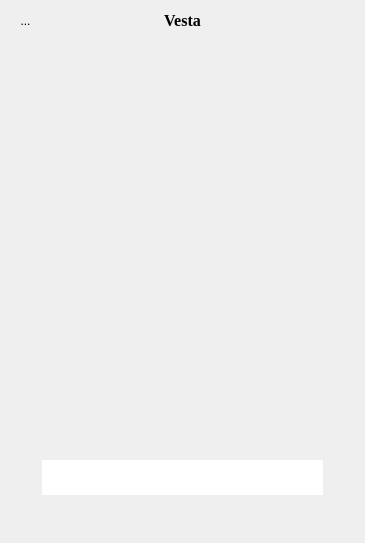
<?xml version="1.0" encoding="UTF-8"?>
<ui version="4.0">
 <class>Dialog</class>
 <widget class="QDialog" name="Dialog">
  <property name="geometry">
   <rect>
    <x>0</x>
    <y>0</y>
    <width>365</width>
    <height>543</height>
   </rect>
  </property>
  <property name="windowTitle">
   <string>Vesta</string>
  </property>
  <property name="windowIcon">
   <iconset>
    <normaloff>../사진 및 그림/icon.png</normaloff>../사진 및 그림/icon.png</iconset>
  </property>
  <property name="styleSheet">
   <string notr="true"/>
  </property>
  <widget class="QLabel" name="program_name">
   <property name="geometry">
    <rect>
     <x>127</x>
     <y>5</y>
     <width>111</width>
     <height>31</height>
    </rect>
   </property>
   <property name="font">
    <font>
     <family>Georgia</family>
     <pointsize>12</pointsize>
     <weight>75</weight>
     <bold>true</bold>
    </font>
   </property>
   <property name="styleSheet">
    <string notr="true">background: transparent; border: none;</string>
   </property>
   <property name="text">
    <string>Vesta</string>
   </property>
   <property name="alignment">
    <set>Qt::AlignCenter</set>
   </property>
  </widget>
  <widget class="QToolButton" name="toolButton">
   <property name="geometry">
    <rect>
     <x>5</x>
     <y>5</y>
     <width>41</width>
     <height>31</height>
    </rect>
   </property>
   <property name="styleSheet">
    <string notr="true">background: transparent; border: none;</string>
   </property>
   <property name="text">
    <string>...</string>
   </property>
  </widget>
  <widget class="QLabel" name="loopAni_label">
   <property name="geometry">
    <rect>
     <x>145</x>
     <y>325</y>
     <width>75</width>
     <height>75</height>
    </rect>
   </property>
   <property name="styleSheet">
    <string notr="true">border-radius: 50px;
border: none;</string>
   </property>
   <property name="text">
    <string/>
   </property>
  </widget>
  <widget class="QPushButton" name="hidden_mic_btn">
   <property name="geometry">
    <rect>
     <x>142</x>
     <y>321</y>
     <width>81</width>
     <height>80</height>
    </rect>
   </property>
   <property name="styleSheet">
    <string notr="true">background: transparent; /* 배경 투명 */
border-radius: 50px;</string>
   </property>
   <property name="text">
    <string/>
   </property>
   <property name="default">
    <bool>false</bool>
   </property>
  </widget>
  <widget class="QLabel" name="text_label">
   <property name="geometry">
    <rect>
     <x>-38</x>
     <y>360</y>
     <width>441</width>
     <height>791</height>
    </rect>
   </property>
   <property name="styleSheet">
    <string notr="true">border-radius: 200px 200px 0 0;
padding: 10px;</string>
   </property>
   <property name="text">
    <string/>
   </property>
  </widget>
  <widget class="QTextEdit" name="textEdit">
   <property name="geometry">
    <rect>
     <x>32</x>
     <y>450</y>
     <width>301</width>
     <height>55</height>
    </rect>
   </property>
   <property name="font">
    <font>
     <family>Arial</family>
     <pointsize>12</pointsize>
    </font>
   </property>
   <property name="styleSheet">
    <string notr="true">QTextEdit {
    border-radius: 25px; /* 둥근 모서리 */
    padding: 10px; /* 안쪽 여백 */
    margin: 0px;
}

QScrollBar:vertical {
    border: none;
    background: #e6e6e6; /* 스크롤바 배경 */
    width: 12px; /* 스크롤바 너비 */
    margin: 0px; /* 스크롤바가 위아래로 딱 붙게 설정 */
    border-radius: 6px; /* 둥근 모서리 */
}

QScrollBar::handle:vertical {
    background: #cccccc; /* 핸들 색상 */
    min-height: 20px; /* 핸들의 최소 높이 */
    border-radius: 6px; /* 둥근 모서리 */
}

QScrollBar::handle:vertical:hover {
    background: #b3b3b3; /* 핸들 호버 시 색상 */
}

QScrollBar::handle:vertical:pressed {
    background: #999999; /* 핸들 클릭 시 색상 */
}

QScrollBar::sub-line:vertical,
QScrollBar::add-line:vertical {
    border: none;
    background: none; /* 화살표 버튼 숨기기 */
    height: 0px; /* 높이를 0으로 설정 */
}

QScrollBar::add-page:vertical, 
QScrollBar::sub-page:vertical {
    background: none; /* 핸들 아래와 위 영역 제거 */
}</string>
   </property>
   <property name="sizeAdjustPolicy">
    <enum>QAbstractScrollArea::AdjustToContents</enum>
   </property>
   <property name="html">
    <string>&lt;!DOCTYPE HTML PUBLIC &quot;-//W3C//DTD HTML 4.0//EN&quot; &quot;http://www.w3.org/TR/REC-html40/strict.dtd&quot;&gt;
&lt;html&gt;&lt;head&gt;&lt;meta name=&quot;qrichtext&quot; content=&quot;1&quot; /&gt;&lt;style type=&quot;text/css&quot;&gt;
p, li { white-space: pre-wrap; }
&lt;/style&gt;&lt;/head&gt;&lt;body style=&quot; font-family:'Arial'; font-size:12pt; font-weight:400; font-style:normal;&quot;&gt;
&lt;p style=&quot;-qt-paragraph-type:empty; margin-top:0px; margin-bottom:0px; margin-left:0px; margin-right:0px; -qt-block-indent:0; text-indent:0px;&quot;&gt;&lt;br /&gt;&lt;/p&gt;&lt;/body&gt;&lt;/html&gt;</string>
   </property>
  </widget>
  <widget class="QTextEdit" name="textEdit_2">
   <property name="geometry">
    <rect>
     <x>32</x>
     <y>552</y>
     <width>301</width>
     <height>55</height>
    </rect>
   </property>
   <property name="font">
    <font>
     <family>Arial</family>
     <pointsize>12</pointsize>
    </font>
   </property>
   <property name="styleSheet">
    <string notr="true">QTextEdit {
    border-radius: 25px; /* 둥근 모서리 */
    padding: 5px; /* 안쪽 여백 */
    margin: 0px;
}

QScrollBar:vertical {
    border: none;
    background: #e6e6e6; /* 스크롤바 배경 */
    width: 12px; /* 스크롤바 너비 */
    margin: 0px; /* 스크롤바가 위아래로 딱 붙게 설정 */
    border-radius: 6px; /* 둥근 모서리 */
}

QScrollBar::handle:vertical {
    background: #cccccc; /* 핸들 색상 */
    min-height: 20px; /* 핸들의 최소 높이 */
    border-radius: 6px; /* 둥근 모서리 */
}

QScrollBar::handle:vertical:hover {
    background: #b3b3b3; /* 핸들 호버 시 색상 */
}

QScrollBar::handle:vertical:pressed {
    background: #999999; /* 핸들 클릭 시 색상 */
}

QScrollBar::sub-line:vertical,
QScrollBar::add-line:vertical {
    border: none;
    background: none; /* 화살표 버튼 숨기기 */
    height: 0px; /* 높이를 0으로 설정 */
}

QScrollBar::add-page:vertical, 
QScrollBar::sub-page:vertical {
    background: none; /* 핸들 아래와 위 영역 제거 */
}</string>
   </property>
   <property name="html">
    <string>&lt;!DOCTYPE HTML PUBLIC &quot;-//W3C//DTD HTML 4.0//EN&quot; &quot;http://www.w3.org/TR/REC-html40/strict.dtd&quot;&gt;
&lt;html&gt;&lt;head&gt;&lt;meta name=&quot;qrichtext&quot; content=&quot;1&quot; /&gt;&lt;style type=&quot;text/css&quot;&gt;
p, li { white-space: pre-wrap; }
&lt;/style&gt;&lt;/head&gt;&lt;body style=&quot; font-family:'Arial'; font-size:12pt; font-weight:400; font-style:normal;&quot;&gt;
&lt;p style=&quot;-qt-paragraph-type:empty; margin-top:0px; margin-bottom:0px; margin-left:0px; margin-right:0px; -qt-block-indent:0; text-indent:0px;&quot;&gt;&lt;br /&gt;&lt;/p&gt;&lt;/body&gt;&lt;/html&gt;</string>
   </property>
  </widget>
  <widget class="QTextEdit" name="textEdit_3">
   <property name="geometry">
    <rect>
     <x>32</x>
     <y>654</y>
     <width>301</width>
     <height>262</height>
    </rect>
   </property>
   <property name="font">
    <font>
     <family>Arial</family>
     <pointsize>12</pointsize>
    </font>
   </property>
   <property name="styleSheet">
    <string notr="true">QTextEdit {
    border-radius: 25px; /* 둥근 모서리 */
    padding: 5px; /* 안쪽 여백 */
    margin: 0px;
}

QScrollBar:vertical {
    border: none;
    background: #e6e6e6; /* 스크롤바 배경 */
    width: 12px; /* 스크롤바 너비 */
    margin: 0px; /* 스크롤바가 위아래로 딱 붙게 설정 */
    border-radius: 6px; /* 둥근 모서리 */
}

QScrollBar::handle:vertical {
    background: #cccccc; /* 핸들 색상 */
    min-height: 20px; /* 핸들의 최소 높이 */
    border-radius: 6px; /* 둥근 모서리 */
}

QScrollBar::handle:vertical:hover {
    background: #b3b3b3; /* 핸들 호버 시 색상 */
}

QScrollBar::handle:vertical:pressed {
    background: #999999; /* 핸들 클릭 시 색상 */
}

QScrollBar::sub-line:vertical,
QScrollBar::add-line:vertical {
    border: none;
    background: none; /* 화살표 버튼 숨기기 */
    height: 0px; /* 높이를 0으로 설정 */
}

QScrollBar::add-page:vertical, 
QScrollBar::sub-page:vertical {
    background: none; /* 핸들 아래와 위 영역 제거 */
}</string>
   </property>
   <property name="html">
    <string>&lt;!DOCTYPE HTML PUBLIC &quot;-//W3C//DTD HTML 4.0//EN&quot; &quot;http://www.w3.org/TR/REC-html40/strict.dtd&quot;&gt;
&lt;html&gt;&lt;head&gt;&lt;meta name=&quot;qrichtext&quot; content=&quot;1&quot; /&gt;&lt;style type=&quot;text/css&quot;&gt;
p, li { white-space: pre-wrap; }
&lt;/style&gt;&lt;/head&gt;&lt;body style=&quot; font-family:'Arial'; font-size:12pt; font-weight:400; font-style:normal;&quot;&gt;
&lt;p style=&quot;-qt-paragraph-type:empty; margin-top:0px; margin-bottom:0px; margin-left:0px; margin-right:0px; -qt-block-indent:0; text-indent:0px;&quot;&gt;&lt;br /&gt;&lt;/p&gt;&lt;/body&gt;&lt;/html&gt;</string>
   </property>
  </widget>
  <widget class="QLabel" name="textlabel_2">
   <property name="geometry">
    <rect>
     <x>21</x>
     <y>441</y>
     <width>323</width>
     <height>73</height>
    </rect>
   </property>
   <property name="styleSheet">
    <string notr="true">border-radius: 25px;</string>
   </property>
   <property name="text">
    <string/>
   </property>
  </widget>
  <widget class="QLabel" name="textlabel_3">
   <property name="geometry">
    <rect>
     <x>21</x>
     <y>543</y>
     <width>323</width>
     <height>73</height>
    </rect>
   </property>
   <property name="styleSheet">
    <string notr="true">border-radius: 25px;</string>
   </property>
   <property name="text">
    <string/>
   </property>
  </widget>
  <widget class="QLabel" name="textlabel_4">
   <property name="geometry">
    <rect>
     <x>21</x>
     <y>645</y>
     <width>323</width>
     <height>280</height>
    </rect>
   </property>
   <property name="styleSheet">
    <string notr="true">border-radius: 25px;</string>
   </property>
   <property name="text">
    <string/>
   </property>
  </widget>
  <widget class="QLabel" name="loopAni">
   <property name="geometry">
    <rect>
     <x>165</x>
     <y>344</y>
     <width>35</width>
     <height>35</height>
    </rect>
   </property>
   <property name="styleSheet">
    <string notr="true">background: transparent; /* 배경 투명 */
border-radius: 50px;</string>
   </property>
   <property name="text">
    <string/>
   </property>
  </widget>
  <zorder>text_label</zorder>
  <zorder>program_name</zorder>
  <zorder>loopAni_label</zorder>
  <zorder>textlabel_2</zorder>
  <zorder>textlabel_3</zorder>
  <zorder>textlabel_4</zorder>
  <zorder>textEdit</zorder>
  <zorder>textEdit_2</zorder>
  <zorder>textEdit_3</zorder>
  <zorder>toolButton</zorder>
  <zorder>loopAni</zorder>
  <zorder>hidden_mic_btn</zorder>
 </widget>
 <resources/>
 <connections/>
</ui>
